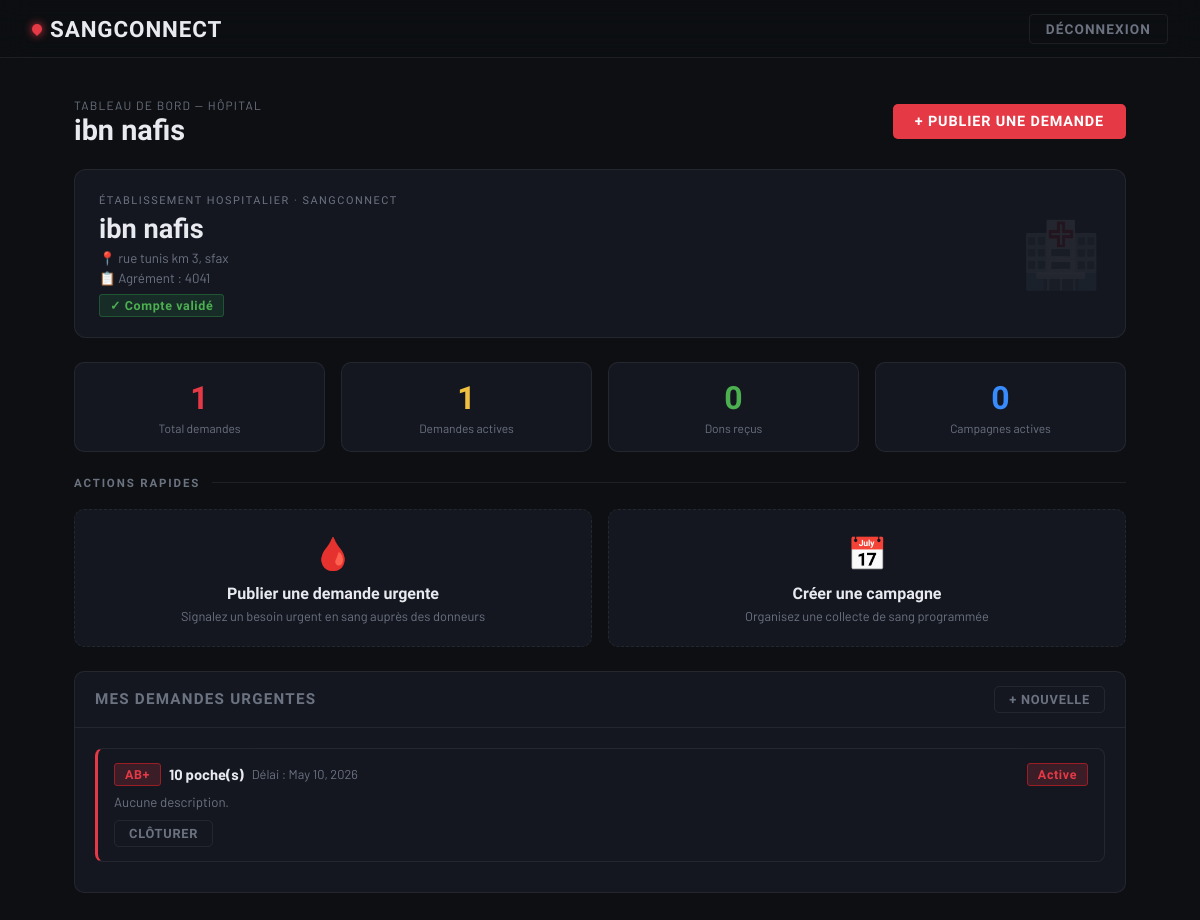
/hopitaux/dashboard/ (signed in), run on the app's committed database.
### accounts/models.py (models this page shows, shortened)
class Hopital(models.Model):
    user = models.OneToOneField(User, on_delete=models.CASCADE)
    nom = models.CharField(max_length=200)
    adresse = models.TextField()
    ville = models.CharField(max_length=100)
    telephone = models.CharField(max_length=20)
    agrement = models.CharField(max_length=50, unique=True)
    valide = models.BooleanField(default=False)

### hopitaux/models.py (models this page shows, shortened)
class DemandeUrgente(models.Model):
    hopital = models.ForeignKey(Hopital, on_delete=models.CASCADE)
    groupe_sanguin = models.CharField(max_length=3, choices=GROUPES_SANGUINS)
    quantite = models.PositiveIntegerField(help_text="Nombre de poches")
    delai = models.DateField(help_text="Date limite")
    description = models.TextField(blank=True)
    statut = models.CharField(max_length=20, choices=STATUT_DEMANDE, default='active')
    date_publication = models.DateTimeField(auto_now_add=True)

### hopitaux/views.py (the view)
# urls.py: path('dashboard/', views.hopital_dashboard, name='hopital_dashboard'),
@login_required
def hopital_dashboard(request):
    hopital = get_object_or_404(Hopital, user=request.user)
    demandes = DemandeUrgente.objects.filter(hopital=hopital)
    return render(request, 'hopitaux/dashboard.html', {'hopital': hopital, 'demandes': demandes})

### hopitaux/templates/hopitaux/dashboard.html (shortened to what this page needs)
{% extends 'accounts/base.html' %}
{% block content %}
<div class="d-flex justify-between align-center mb-4">
  <div>
    <div style="font-size:0.75rem;letter-spacing:0.1em;text-transform:uppercase;color:var(--muted);margin-bottom:4px;">
      Tableau de bord — Hôpital
    </div>
    <h1 style="font-family:'Barlow Condensed',sans-serif;font-weight:800;font-size:1.8rem;line-height:1;">
      {{ hopital.nom }}
    </h1>
  </div>
  {% if hopital.valide %}
    <a href="{% url 'publier_demande' %}" class="btn-primary">+ Publier une demande</a>
  {% endif %}
</div>
<div class="hopital-banner mb-4">
  <div class="hopital-tag">Établissement hospitalier · SangConnect</div>
  <div class="hopital-nom">{{ hopital.nom }}</div>
  <div class="hopital-info">📍 {{ hopital.adresse }}, {{ hopital.ville }}</div>
  <div class="hopital-info mt-1">📋 Agrément : {{ hopital.agrement }}</div>
  <div class="mt-2">
    {% if hopital.valide %}
      <span class="badge-green">✓ Compte validé</span>
    {% else %}
      <span class="badge-yellow">⏳ En attente de validation</span>
    {% endif %}
  </div>
</div>
<div class="grid-4 mb-4">
  <div style="background:var(--surface);border:1px solid var(--border);border-radius:10px;padding:16px;text-align:center;">
    <div style="font-family:'Barlow Condensed',sans-serif;font-weight:800;font-size:2rem;color:var(--red);">{{ demandes|length }}</div>
    <div style="font-size:0.75rem;color:var(--muted);margin-top:4px;">Total demandes</div>
  </div>
  <div style="background:var(--surface);border:1px solid var(--border);border-radius:10px;padding:16px;text-align:center;">
    <div style="font-family:'Barlow Condensed',sans-serif;font-weight:800;font-size:2rem;color:#f0c040;">
      {% with demandes|length as n %}{{ n }}{% endwith %}
    </div>
    <div style="font-size:0.75rem;color:var(--muted);margin-top:4px;">Demandes actives</div>
  </div>
  <div style="background:var(--surface);border:1px solid var(--border);border-radius:10px;padding:16px;text-align:center;">
    <div style="font-family:'Barlow Condensed',sans-serif;font-weight:800;font-size:2rem;color:#4caf50;">0</div>
    <div style="font-size:0.75rem;color:var(--muted);margin-top:4px;">Dons reçus</div>
  </div>
  <div style="background:var(--surface);border:1px solid var(--border);border-radius:10px;padding:16px;text-align:center;">
    <div style="font-family:'Barlow Condensed',sans-serif;font-weight:800;font-size:2rem;color:#388bfd;">0</div>
    <div style="font-size:0.75rem;color:var(--muted);margin-top:4px;">Campagnes actives</div>
  </div>
</div>
<div class="sc-section-title" style="font-family:'Barlow Condensed',sans-serif;font-weight:700;font-size:0.72rem;letter-spacing:0.16em;text-transform:uppercase;color:var(--muted);margin-bottom:1.2rem;display:flex;align-items:center;gap:0.75rem;">
  Actions rapides
  <span style="flex:1;height:1px;background:var(--border);display:block;"></span>
</div>
<div class="grid-2 mb-4">
  <a href="{% url 'publier_demande' %}" class="action-card">
    <span class="action-icon">🩸</span>
    <div class="action-title">Publier une demande urgente</div>
    <p class="action-desc">Signalez un besoin urgent en sang auprès des donneurs</p>
  </a>
  <a href="{% url 'creer_campagne' %}" class="action-card">
    <span class="action-icon">📅</span>
    <div class="action-title">Créer une campagne</div>
    <p class="action-desc">Organisez une collecte de sang programmée</p>
  </a>
</div>
<div class="sc-card">
  <div class="sc-card-header">
    <span class="sc-card-title">Mes demandes urgentes</span>
    <a href="{% url 'publier_demande' %}" class="btn-ghost btn-sm">+ Nouvelle</a>
  </div>
  <div class="sc-card-body">
    {% if demandes %}
      {% for demande in demandes %}
        <div class="demande-row {{ demande.statut }}">
          <div class="d-flex justify-between align-center mb-1">
            <div class="d-flex align-center gap-2">
              <span class="badge-red">{{ demande.groupe_sanguin }}</span>
              <strong style="font-size:0.92rem;">{{ demande.quantite }} poche(s)</strong>
              <span style="font-size:0.8rem;color:var(--muted);">Délai : {{ demande.delai }}</span>
            </div>
            {% if demande.statut == 'active' %}
              <span class="badge-red">Active</span>
            {% elif demande.statut == 'satisfaite' %}
              <span class="badge-green">Satisfaite</span>
            {% else %}
              <span class="badge-gray">Clôturée</span>
            {% endif %}
          </div>
          <p style="font-size:0.83rem;color:var(--muted);margin:8px 0 10px;">
            {{ demande.description|default:"Aucune description." }}
          </p>
          {% if demande.statut == 'active' %}
            <a href="{% url 'cloturer_demande' demande.id %}" class="btn-ghost btn-sm">Clôturer</a>
          {% endif %}
        </div>
      {% endfor %}
    {% else %}
      <div style="text-align:center;padding:2.5rem;color:var(--muted);font-size:0.9rem;">
        Aucune demande publiée pour le moment.
      </div>
    {% endif %}
  </div>
</div>
{% endblock %}

### accounts/templates/accounts/base.html (style rules this page uses)
:root { --bg: #0d0f12; --surface: #141720; --surface2: #1b1f2b; --border: rgba(255,255,255,0.07); --red: #e63946; --red-dim: #9b1d26; --red-glow: rgba(230,57,70,0.18); --text: #e8eaf0; --muted: #6b7280; --accent: #e63946; }
* { box-sizing: border-box; margin: 0; padding: 0; }
body { background: var(--bg); color: var(--text); font-family: 'Barlow', sans-serif; font-weight: 400; min-height: 100vh; }
.sc-card { background: var(--surface); border: 1px solid var(--border); border-radius: 10px; overflow: hidden; }
.sc-card-header { padding: 14px 20px; border-bottom: 1px solid var(--border); display: flex; align-items: center; justify-content: space-between; }
.sc-card-title { font-family: 'Barlow Condensed', sans-serif; font-weight: 700; font-size: 0.95rem; letter-spacing: 0.08em; text-transform: uppercase; color: var(--muted); }
.sc-card-body { padding: 20px; }
.btn-primary { font-family: 'Barlow Condensed', sans-serif; font-weight: 700; font-size: 0.9rem; letter-spacing: 0.06em; text-transform: uppercase; background: var(--red); color: #fff; border: none; padding: 9px 22px; border-radius: 5px; cursor: pointer; text-decoration: none; display: inline-block; transition: background 0.2s, box-shadow 0.2s; }
.btn-ghost { font-family: 'Barlow Condensed', sans-serif; font-weight: 600; font-size: 0.85rem; letter-spacing: 0.06em; text-transform: uppercase; background: none; color: var(--muted); border: 1px solid var(--border); padding: 8px 18px; border-radius: 5px; text-decoration: none; display: inline-block; transition: color 0.2s, border-color 0.2s; }
.btn-sm { padding: 5px 14px; font-size: 0.8rem; }
.badge-red { background: var(--red-glow); border: 1px solid var(--red-dim); color: var(--red); font-family: 'Barlow Condensed', sans-serif; font-weight: 700; font-size: 0.78rem; letter-spacing: 0.05em; padding: 3px 10px; border-radius: 3px; }
.badge-green { background: rgba(46,164,79,0.15); border: 1px solid rgba(46,164,79,0.35); color: #4caf50; font-family: 'Barlow Condensed', sans-serif; font-weight: 700; font-size: 0.78rem; letter-spacing: 0.05em; padding: 3px 10px; border-radius: 3px; }
.mb-1 { margin-bottom: 0.25rem; }
.mb-4 { margin-bottom: 1.5rem; }
.mt-1 { margin-top: 0.25rem; }
.mt-2 { margin-top: 0.5rem; }
.gap-2 { gap: 0.5rem; }
.d-flex { display: flex; }
.align-center { align-items: center; }
.justify-between { justify-content: space-between; }
.grid-2 { display: grid; grid-template-columns: 1fr 1fr; gap: 1rem; }
.grid-4 { display: grid; grid-template-columns: repeat(4,1fr); gap: 1rem; }

### hopitaux/templates/hopitaux/dashboard.html (style rules this page uses)
.hopital-banner { background: var(--surface); border: 1px solid var(--border); border-radius: 12px; padding: 1.5rem; margin-bottom: 1.5rem; position: relative; overflow: hidden; }
.hopital-banner::after { content: '🏥'; position: absolute; right: 1.5rem; top: 50%; transform: translateY(-50%); font-size: 4rem; opacity: 0.07; pointer-events: none; }
.hopital-tag { font-family: 'Barlow Condensed', sans-serif; font-size: 0.68rem; letter-spacing: 0.14em; text-transform: uppercase; color: var(--muted); margin-bottom: 0.4rem; }
.hopital-nom { font-family: 'Barlow Condensed', sans-serif; font-weight: 800; font-size: 1.7rem; color: var(--text); margin-bottom: 0.3rem; }
.hopital-info { font-size: 0.83rem; color: var(--muted); }
.action-card { display: block; text-decoration: none; background: var(--surface); border: 1px dashed var(--border); border-radius: 10px; padding: 1.4rem; text-align: center; transition: border-color 0.25s, transform 0.25s; }
.action-icon { font-size: 2rem; display: block; margin-bottom: 0.7rem; }
.action-title { font-family: 'Barlow Condensed', sans-serif; font-weight: 700; font-size: 1rem; color: var(--text); margin-bottom: 0.3rem; }
.action-desc { font-size: 0.8rem; color: var(--muted); }
.demande-row { background: var(--surface); border: 1px solid var(--border); border-left: 3px solid transparent; border-radius: 8px; padding: 14px 16px; margin-bottom: 10px; transition: border-color 0.2s; }
.demande-row.active { border-left-color: var(--red); }

### data on the page
Hopital: nom "ibn nafis", adresse "rue tunis km 3", ville "sfax", agrement "4041"
DemandeUrgente: groupe_sanguin "AB+", quantite "10", delai "May 10, 2026", statut "Active", description "Aucune description."

### other printed values
{{ demandes|length }} "1"
{{ n }} "1"
